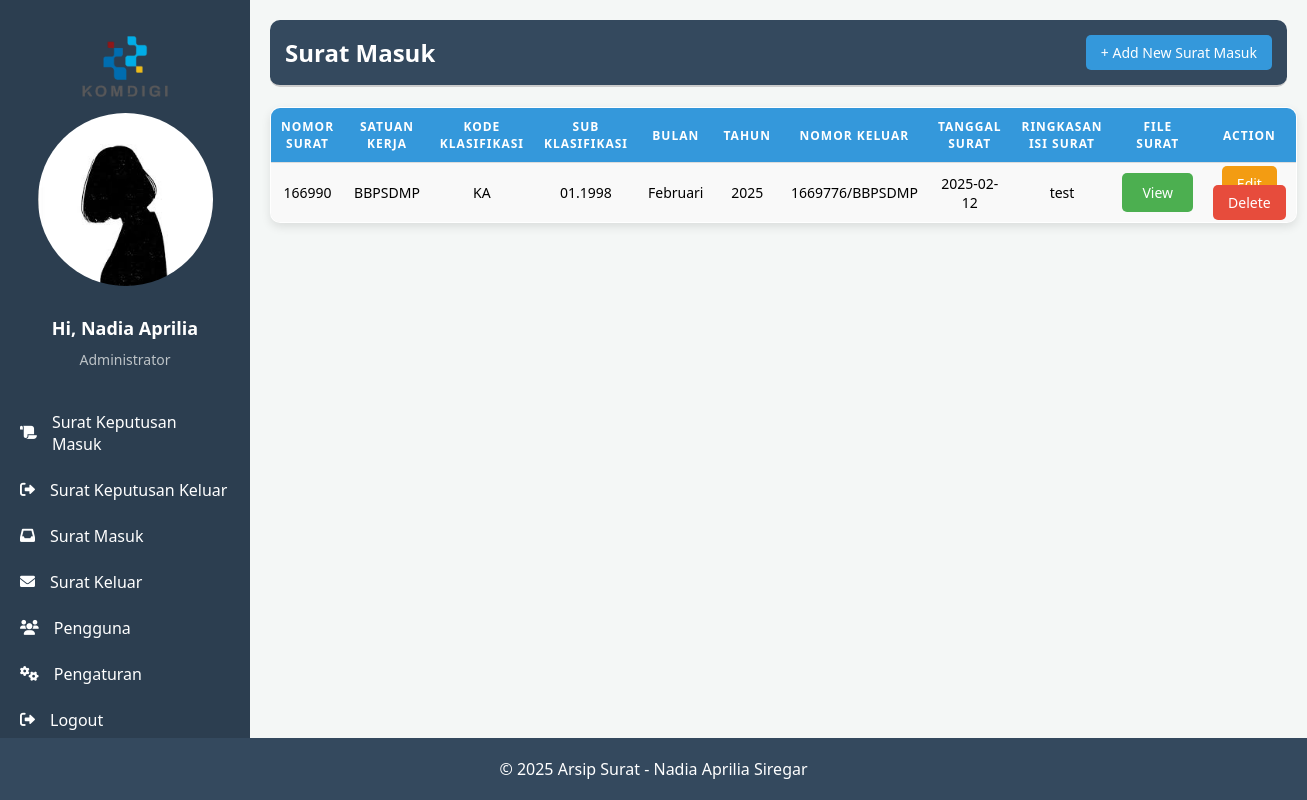
/index.php (signed in), run on the app's committed database.
### tables this page shows
CREATE TABLE `surat` (
  `id` int(11) NOT NULL,
  `nomor_surat` varchar(50) NOT NULL,
  `satuan_kerja` varchar(50) NOT NULL,
  `kode_klasifikasi` varchar(50) NOT NULL,
  `sub_klasifikasi` varchar(50) NOT NULL,
  `bulan` int(11) NOT NULL,
  `tahun` int(11) NOT NULL,
  `nomor_keluar` varchar(25) NOT NULL,
  `tanggal_surat` date NOT NULL,
  `ringkasan_isi_surat` text NOT NULL,
  `file_surat` varchar(255) DEFAULT NULL
);

### index.php (the view, shortened to what this page needs)
<?php
include('config.php');
$stmt = $pdo->prepare("SELECT * FROM admin WHERE id = ?");
$stmt->execute([$_SESSION['admin_id']]);
$admin = $stmt->fetch();
$photoPath = $admin['photo'] ? "uploads/" . $admin['photo'] : "uploads/default.png";
$stmt = $pdo->query("SELECT * FROM surat");
$surat_data = $stmt->fetchAll();
?>
<!DOCTYPE html>
<html lang="en">
<head>
    <link href="https://cdnjs.cloudflare.com/ajax/libs/font-awesome/6.0.0-beta3/css/all.min.css" rel="stylesheet">
    <link rel="stylesheet" href="style\styles.css">
</head>
<body>
    <div class="sidebar">
    <div class="logo-container">
    <img src="logo\Gambar_WhatsApp_2025-03-09_pukul_22.23.47_64dd9a5b-removebg-preview.png" alt="BBPSDMP Medan Logo" class="logo">
        </div>
            <div class="profile">
                <img src="<?php echo $photoPath; ?>" alt="Foto Admin" width="100">
                <h3>Hi, <?= htmlspecialchars($_SESSION['admin_name']) ?></h3>
                <p>Administrator</p>
            </div>
            <a href="sk_masuk.php">
                <i class="fas fa-scroll"></i> Surat Keputusan Masuk
            </a>
            <a href="sk_keluar.php">
                <i class="fas fa-sign-out-alt"></i> Surat Keputusan Keluar
            </a>
            <a href="index.php">
                <i class="fas fa-inbox"></i> Surat Masuk
            </a>
            <a href="surat_keluar.php">
                <i class="fas fa-envelope"></i> Surat Keluar
            </a>
            <a href="pengguna.php">
                <i class="fas fa-users"></i> Pengguna
            </a>
            <a href="pengaturan.php">
                <i class="fas fa-cogs"></i> Pengaturan
            </a>
            <a href="logout.php" class="logout-btn">
                <i class="fas fa-sign-out-alt"></i> Logout
            </a>
        </div>
    <div class="content">
        <div class="header">
            <h2>Surat Masuk</h2>
            <a href="javascript:void(0);" class="btn btn-view" id="openModalBtn">+ Add New Surat Masuk</a>
        </div>
                <table>
            <tr>
                <th>Nomor Surat</th>
                <th>Satuan Kerja</th>
                <th>Kode Klasifikasi</th>
                <th>Sub Klasifikasi</th>
                <th>Bulan</th>
                <th>Tahun</th>
                <th>Nomor Keluar</th>
                <th>Tanggal Surat</th>
                <th>Ringkasan Isi Surat</th>
                <th>File Surat</th>
                <th>Action</th>
            </tr>
            <?php foreach ($surat_data as $surat): ?>
            <tr>
                <td><?= $surat['nomor_surat'] ?></td>
                <td><?= $surat['satuan_kerja'] ?></td>
                <td><?= $surat['kode_klasifikasi'] ?></td>
                <td><?= $surat['sub_klasifikasi'] ?></td>
                <td>
                    <?php
                        $bulan_nama = [
                            1 => 'Januari',
                            2 => 'Februari',
                            3 => 'Maret',
                            4 => 'April',
                            5 => 'Mei',
                            6 => 'Juni',
                            7 => 'Juli',
                            8 => 'Agustus',
                            9 => 'September',
                            10 => 'Oktober',
                            11 => 'November',
                            12 => 'Desember'
                        ];
                        echo $bulan_nama[$surat['bulan']];
                    ?>
                </td>
                <td><?= $surat['tahun'] ?></td>
                <td><?= $surat['nomor_keluar'] ?></td>
                <td><?= $surat['tanggal_surat'] ?></td>
                <td><?= $surat['ringkasan_isi_surat'] ?></td>
                <td>
                    <?php
                    $file_path = $surat['file_surat'];
                    $file_ext = pathinfo($file_path, PATHINFO_EXTENSION);
                    if (in_array($file_ext, ['pdf']))  {
                        echo "<a href='#' onclick='openModal(\"$file_path\")' class='btn-view-file'>View</a>";
                    }
                    ?>
                </td>
                <td>
                    <div class="action-buttons">
                        <a href="edittabel.php?id=<?= $surat['id'] ?>" class="btn btn-edit">Edit</a>
                        <a href="index.php?delete_id=<?= $surat['id'] ?>" class="btn btn-delete" onclick="return confirm('Apakah Anda yakin ingin menghapus surat ini?')">Delete</a>
                    </div>
                </td>
            </tr>
            <?php endforeach; ?>
        </table>
    </div>
    <footer>
        <p>&copy; 2025 Arsip Surat - Nadia Aprilia Siregar</p>
    </footer>
</body>
</html>

### style/styles.css (style rules this page uses)
* { margin: 0; padding: 0; box-sizing: border-box; }
body { font-family: 'Segoe UI', Tahoma, Geneva, Verdana, sans-serif; background-color: #f4f7f6; }
.header { display: flex; justify-content: space-between; align-items: center; padding: 10px; background: #f4f4f4; border-bottom: 2px solid #ccc; }
.sidebar { width: 250px; height: 100vh; background-color: #2c3e50; color: white; position: fixed; top: 0; left: 0; padding-top: 30px; padding-bottom: 20px; box-sizing: border-box; }
.sidebar .profile { text-align: center; margin-bottom: 30px; }
.sidebar .profile img { width: 70%; height: auto; border-radius: 50%; margin-bottom: 15px; }
.sidebar .profile h3 { font-size: 18px; margin: 10px 0; }
.sidebar .profile p { font-size: 14px; color: #bdc3c7; }
.sidebar a { color: white; text-decoration: none; padding: 12px 20px; display: flex; align-items: center; font-size: 16px; border-radius: 5px; transition: background-color 0.3s ease, padding-left 0.3s ease; }
.sidebar a i { margin-right: 15px; font-size: 15px; }
.content { margin-left: 250px; padding: 20px; }
.header { background-color: #34495e; border-radius: 10px; color: white; padding: 15px; display: flex; justify-content: space-between; align-items: center; }
.header a { color: white; text-decoration: none; }
table { width: 100%; margin-top: 20px; border-collapse: collapse; background-color: #fff; border-radius: 10px; box-shadow: 0 4px 10px rgba(0, 0, 0, 0.1); overflow: hidden; border: 1px solid #ddd; }
th, td { padding: 10px; text-align: center; border-bottom: 1px solid #ddd; font-size: 14px; }
th { background-color: #3498db; color: white; font-weight: bold; text-transform: uppercase; font-size: 12px; letter-spacing: 1px; }
td { background-color: #f9f9f9; }
tr:nth-child(even) { background-color: #f5f5f5; }
tr:nth-child(odd) { background-color: #ffffff; }
.btn-view { background-color: #3498db; }
.btn-edit { background-color: #f39c12; }
.btn-delete { background-color: #e74c3c; }
.btn { padding: 8px 15px; border-radius: 5px; font-size: 14px; color: white; border: none; cursor: pointer; text-decoration: none; }
footer { text-align: center; padding: 20px; background-color: #34495e; color: white; position: fixed; bottom: 0; width: 100%; }
.btn-view-file { background-color: #4CAF50; color: white; border: none; padding: 10px 20px; text-align: center; text-decoration: none; display: inline-block; font-size: 14px; border-radius: 5px; cursor: pointer; transition: background-color 0.3s ease; }

### index.php (style rules this page uses)
.logo-container { display: flex; align-items: center; justify-content: center; padding-bottom: 10px; gap: 10px; }
.logo { width: 130px; height: auto; max-width: 100%; }

### data on the page
surat: nomor_surat "166990", satuan_kerja "BBPSDMP", kode_klasifikasi "KA", sub_klasifikasi "01.1998", bulan "Februari", tahun "2025", nomor_keluar "1669776/BBPSDMP", tanggal_surat "2025-02-12", ringkasan_isi_surat "test"

### other printed values
$_SESSION['admin_name'] "Nadia Aprilia"
